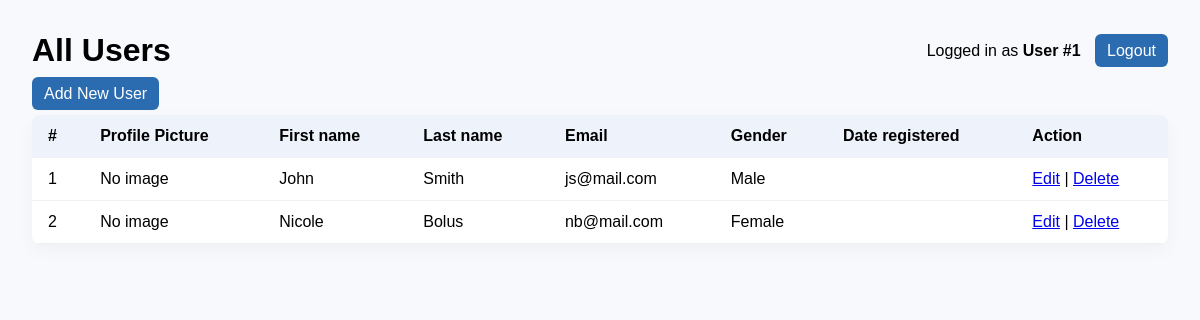
The app's page /registration/users/ (signed in), older data.
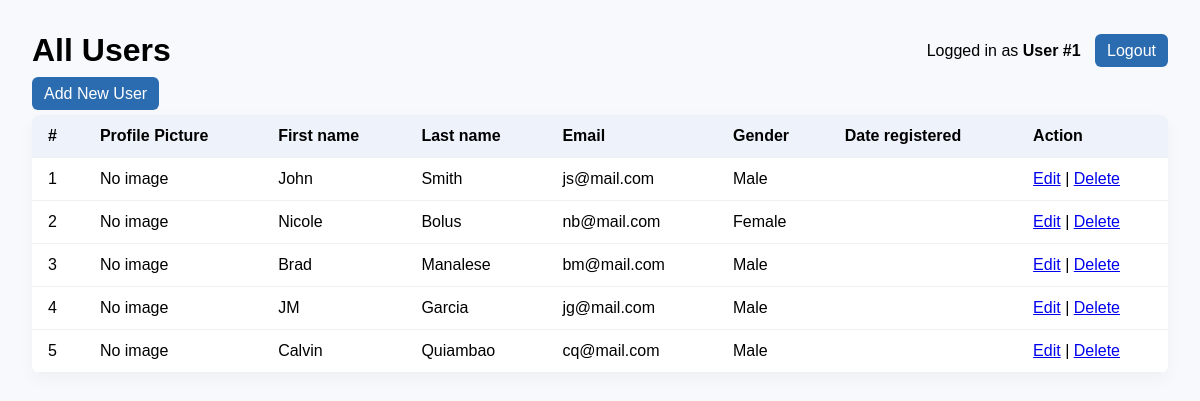
The same page, newer data.
### registration/models.py (models this page shows, shortened)
class UserRegistration(models.Model):
    first_name = models.CharField(max_length=100)
    last_name = models.CharField(max_length=100)
    email = models.EmailField(max_length=150)
    gender = models.CharField(max_length=12)
    password = models.CharField(max_length=100)
    profile_picture = models.ImageField(
        upload_to='profile_pictures/',
        null=True,
        blank=True
)

### registration/views.py (the view)
    def wrapper(request, *args, **kwargs):
        if not request.session.get('user_id'):
            return redirect(f"{reverse('registration:login_html')}?next={request.path}")
        return fn(request, *args, **kwargs)

### registration/views.py (called while the page is built)
def login_required_view(fn):
    def wrapper(request, *args, **kwargs):
        if not request.session.get('user_id'):
            return redirect(f"{reverse('registration:login_html')}?next={request.path}")
        return fn(request, *args, **kwargs)
    wrapper.__name__ = fn.__name__
    return wrapper

@login_required_view
def users_html(request):
    users = UserRegistration.objects.all().order_by('id')
    return render(request, 'registration/users_list.html', {
        'users': users,
        'current_user': request.session.get('user_name')
    })

### MyBackend/templates/registration/users_list.html (shortened to what this page needs)
<!doctype html>
<html>
<head>
</head>
<body>
  <div class="top">
    <h1 style="margin:0;">All Users</h1>
    <div>
      Logged in as <strong>{% if current_user %}{{ current_user }}{% else %}User #{{ request.session.user_id|default:"-" }}{% endif %}</strong>
      <a href="{% url 'registration:logout_html' %}" class="button" style="margin-left:10px;">Logout</a>
    </div>
  </div>
    <div style="margin-bottom: 12px;">
  <a href="{% url 'registration:user_create_html' %}" class="button">Add New User</a>
</div>
  <table>
    <thead>
      <tr>
        <th>#</th>
        <th>Profile Picture</th>
        <th>First name</th>
        <th>Last name</th>
        <th>Email</th>
        <th>Gender</th>
        <th>Date registered</th>
        <th>Action</th>
      </tr>
    </thead>
    <tbody>
      {% for u in users %}
      <tr>
            <td>{{ forloop.counter }}</td>
                <td>
                  {% if u.profile_picture %}
                    <img src="{{ u.profile_picture.url }}"
                        alt="Profile Picture"
                        width="60" height="60"
                        style="object-fit: cover; border-radius: 5px;">
                  {% else %}
                    No image
                  {% endif %}
                </td>
        <td>{{ u.first_name }}</td>
        <td>{{ u.last_name }}</td>
        <td>{{ u.email }}</td>
        <td>{{ u.gender|default:"N/A" }}</td>
        <td>{{ u.date_registered|date:"Y-m-d H:i" }}</td>
        <td>
          <a href="{% url 'registration:user_update_html' u.id %}">Edit</a> |
          <a href="{% url 'registration:user_delete_html' u.id %}">Delete</a>
        </td>
      </tr>
      {% empty %}
      <tr><td colspan="6">No users yet.</td></tr>
      {% endfor %}
    </tbody>
  </table>
</body>
</html>

### MyBackend/templates/registration/users_list.html (style rules this page uses)
body { font-family: Arial, sans-serif; padding:24px; background:#f7f9fc; }
.top { display:flex; justify-content:space-between; align-items:center; margin-bottom:16px; }
table { width:100%; border-collapse:collapse; background:white; border-radius:8px; overflow:hidden; box-shadow:0 6px 18px rgba(0,0,0,0.04); }
th, td { padding:12px 16px; text-align:left; border-bottom:1px solid #f0f0f0; }
th { background:#eef3fb; font-weight:700; }
a.button { padding:8px 12px; background:#2b6cb0; color:white; border-radius:6px; text-decoration:none; }

Row changes from the older to the newer data that the page shows:
added UserRegistration: shows "No image", first_name "Brad", last_name "Manalese", email "bm@mail.com", gender "Male"
added UserRegistration: shows "No image", first_name "JM", last_name "Garcia", email "jg@mail.com", gender "Male"
added UserRegistration: shows "No image", first_name "Calvin", last_name "Quiambao", email "cq@mail.com", gender "Male"
